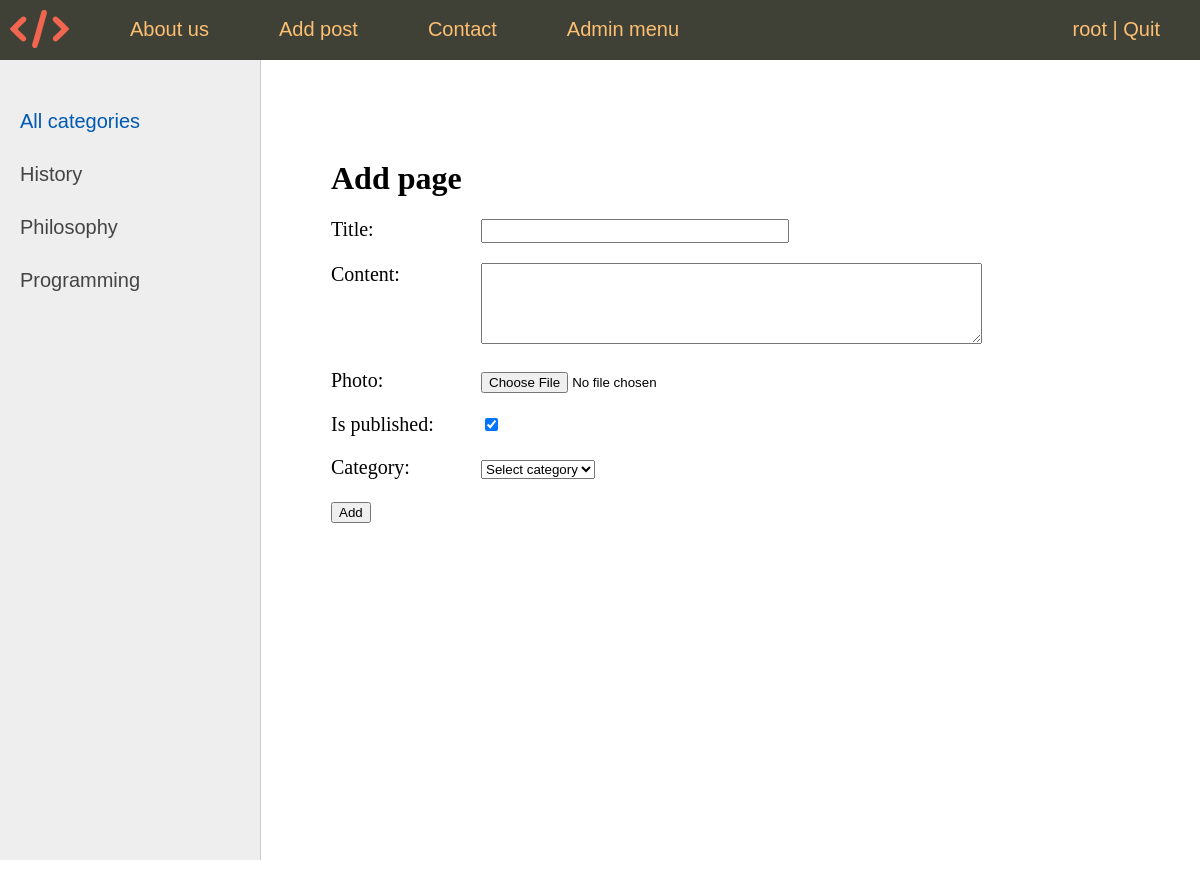
Screenshot of /addpage/ (signed in) with the database file from the repository.
### women/models.py (models this page shows)
class Category(models.Model):
    name = models.CharField(max_length=100, db_index=True, verbose_name='category')
    slug = models.SlugField(max_length=255, unique=True, db_index=True, verbose_name="URL")
    def __str__(self):
        return self.name
    def get_absolute_url(self):
        return reverse('category', kwargs={'cat_slug': self.slug})
    class Meta:
        verbose_name = "Category"
        verbose_name_plural = "Blog categories"
        ordering = ['id']

### women/views.py (the view)
# urls.py: path('addpage/', AddPage.as_view(), name='add_page'),
class AddPage(LoginRequiredMixin, DataMixin, CreateView):
    form_class = AddPostForm
    template_name = 'women/addpage.html'
    success_url = reverse_lazy('home')
    login_url = reverse_lazy('home')
    def get_context_data(self, *, object_list=None, **kwargs):
        context = super().get_context_data(**kwargs)
        c_def = self.get_user_context(title='Add page')
        context = dict(list(context.items()) + list(c_def.items()))
        return context

### women/forms.py (shortened to what this page needs)
class AddPostForm(forms.ModelForm):
    def __init__(self, *args, **kwargs):
        super().__init__(*args, **kwargs)
        self.fields['cat'].empty_label = 'Select category'
    class Meta:
        model = PostModel
        fields = ['title', 'content', 'photo', 'is_published', 'cat']
        widgets = {
            'title': forms.TextInput(attrs={'class': 'form-input'}),
            'content': forms.Textarea(attrs={'cols': 60, 'rows': 5}),
        }

### women/utils.py (called while the page is built)
    def get_user_context(self, **kwargs):
        context = kwargs
        cats = cache.get('cats')
        if not cats:
            cats = Category.objects.annotate(Count('postmodel'))
            cache.set('cats', cats, 60)
        user_menu = menu.copy()
        if self.request.user.is_superuser == False:
            user_menu.pop(3)
        if self.request.user.is_authenticated == False:
            user_menu.pop(1)
        context['menu'] = user_menu
        context['cats'] = cats
        if 'cat_selected' not in context:
            context['cat_selected'] = 0
        return context

### women/templates/women/addpage.html (shortened to what this page needs)
{% extends 'women/base.html' %}
{% block content %}
<h1>{{title}}</h1>
<form action="{% url 'add_page' %}" method="post" enctype="multipart/form-data">
	{% for f in form %}
		<p><label class="form-label" for="{{ f.id_for_label }}">{{f.label}}:</label>{{ f }}</p>
	{% endfor %}
	<button type="submit">Add</button>
</form>
{% endblock %}

### women/templates/women/base.html (shortened to what this page needs)
{% load static %}
{% load women_tags %}
<!DOCTYPE html>
<html>
<head>
	<link type="text/css" href="{% static 'women/css/styles.css' %}" rel="stylesheet" />
</head>
<body>
<table class="table-page" border=0 cellpadding="0" cellspacing="0">
<tr><td valign=top>
{% block mainmenu %}
	<div class="header">
		<ul id="mainmenu" class="mainmenu">
			<li class="logo"><a href="{% url 'home' %}"><div class="logo"></div></a></li>
			{% for m in menu %}
				<li><a href="{% url m.url_name %}">{{m.title}}</a></li>
			{% endfor %}
			{% if request.user.is_authenticated %}
				<li class="last"> {{user.username}} | <a href="{% url 'logout' %}">Quit</a></li>
			{% else %}
				<li class="last"><a href="{% url 'register' %}">Registration</a> | <a href="{% url 'login' %}">Login</a></li>
			{% endif %}
		</ul>
	</div>
{% endblock mainmenu %}
<table class="table-content" border=0 cellpadding="0" cellspacing="0">
<tr>
<td valign="top" class="left-chapters">
	<ul id="leftchapters">
		{% if cat_selected == 0 %}
			<li class="selected">All categories</li>
		{% else %}
			<li><a href="{% url 'home' %}">All categories</a></li>
		{% endif %}
		{% for c in cats %}
			{% if c.postmodel__count > 0 %}
				{% if c.pk == cat_selected %}
					<li class="selected">{{c.name}}</li>
				{% else %}
					<li><a href="{{ c.get_absolute_url }}">{{c.name}}</a></li>
				{% endif %}
			{% endif %}
		{% endfor %}
	</ul>
</td>
<td valign="top" class="content">
<div class="content-text">
{% block content %}
{% endblock %}
</div>
</body>
</html>

### women/static/women/css/styles.css (style rules this page uses)
html, body { font-family: 'Arial'; margin: 0; padding: 0; height: 100%; width: 100%; color: #444; }
a { color: #0059b2; text-decoration: none; }
.table-page { width: 100%; height: 100%; vertical-align: top; }
.table-page tr { height: 100%; }
.header { background: #3F4137; height: 60px; }
.logo { background: url('../images/logo_simple.png') no-repeat 10px 10px; width: 100px; height: 100px; }
ul.mainmenu { list-style: none; margin: 0; padding: 0; height: 60px; color: #fdc073; font-size: 20px; overflow: hidden; }
ul.mainmenu li { float: left; margin: 18px 40px 0 30px; }
ul.mainmenu li.logo { margin: 0; }
ul.mainmenu li.last { float: right; }
ul.mainmenu li a { color: #fdc073; text-decoration: none; }
.table-content { width: 100%; min-height: 100%; height: 100%; }
.left-chapters { margin: 0; background: #eee; border-right: 1px solid #ccc; min-height: 100%; }
.left-chapters ul { width: 230px; min-height: 100%; margin: 0; padding: 20px 10px 10px 20px; list-style: none; font-size: 20px; }
.left-chapters ul li { margin: 30px 0 0 0; color: #999; }
.left-chapters ul li.selected { color: #0059b2; }
.left-chapters ul li a { color: #444; text-decoration: none; }
.content { padding: 40px 20px 20px 40px; width: 100%; box-sizing: border-box; }
.content-text { margin: 60px 0 0 30px; color: #000; font-size: 20px; font-family: Yandex Sans Display Light; }
.content-text h1 { font-size: 32px; }
.form-input { width: 300px; font-size: 16px; }
.form-label { display: inline-block; min-width: 150px; vertical-align: top; }

### rows the page displays
Category: name "History"
Category: name "Philosophy"
Category: name "Programming"

### other values shown
{{ m.title }} "About us" "Add post" "Contact" "Admin menu"
{{ user.username }} "root"
{{ title }} "Add page"
{{ f.label }} "Title" "Content" "Photo" "Is published" "Category"
